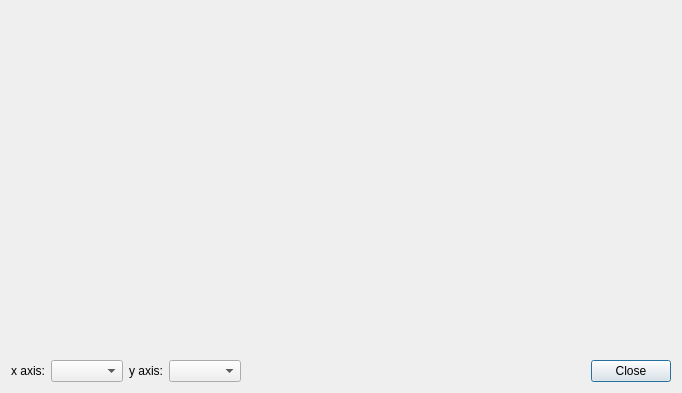
<?xml version="1.0" encoding="UTF-8"?>
<ui version="4.0">
 <class>CxMeanGrayMeasGraphDlg</class>
 <widget class="QDialog" name="CxMeanGrayMeasGraphDlg">
  <property name="geometry">
   <rect>
    <x>0</x>
    <y>0</y>
    <width>682</width>
    <height>393</height>
   </rect>
  </property>
  <property name="windowTitle">
   <string>Time Measurement</string>
  </property>
  <layout class="QVBoxLayout" name="verticalLayout">
   <item>
    <widget class="QCustomPlot" name="plot" native="true">
     <property name="sizePolicy">
      <sizepolicy hsizetype="Expanding" vsizetype="Expanding">
       <horstretch>0</horstretch>
       <verstretch>0</verstretch>
      </sizepolicy>
     </property>
    </widget>
   </item>
   <item>
    <layout class="QHBoxLayout" name="horizontalLayout">
     <item>
      <widget class="QLabel" name="lbX">
       <property name="text">
        <string>x axis:</string>
       </property>
      </widget>
     </item>
     <item>
      <widget class="QComboBox" name="cbXAxis"/>
     </item>
     <item>
      <widget class="QLabel" name="lbY">
       <property name="text">
        <string>y axis:</string>
       </property>
      </widget>
     </item>
     <item>
      <widget class="QComboBox" name="cbYAxis"/>
     </item>
     <item>
      <widget class="QDialogButtonBox" name="buttonBox">
       <property name="orientation">
        <enum>Qt::Horizontal</enum>
       </property>
       <property name="standardButtons">
        <set>QDialogButtonBox::Close</set>
       </property>
      </widget>
     </item>
    </layout>
   </item>
  </layout>
 </widget>
 <customwidgets>
  <customwidget>
   <class>QCustomPlot</class>
   <extends>QWidget</extends>
   <header>../../qcustomplot/qcustomplot.h</header>
   <container>1</container>
  </customwidget>
 </customwidgets>
 <resources/>
 <connections>
  <connection>
   <sender>buttonBox</sender>
   <signal>accepted()</signal>
   <receiver>CxMeanGrayMeasGraphDlg</receiver>
   <slot>accept()</slot>
   <hints>
    <hint type="sourcelabel">
     <x>248</x>
     <y>254</y>
    </hint>
    <hint type="destinationlabel">
     <x>157</x>
     <y>274</y>
    </hint>
   </hints>
  </connection>
  <connection>
   <sender>buttonBox</sender>
   <signal>rejected()</signal>
   <receiver>CxMeanGrayMeasGraphDlg</receiver>
   <slot>reject()</slot>
   <hints>
    <hint type="sourcelabel">
     <x>316</x>
     <y>260</y>
    </hint>
    <hint type="destinationlabel">
     <x>286</x>
     <y>274</y>
    </hint>
   </hints>
  </connection>
 </connections>
</ui>
